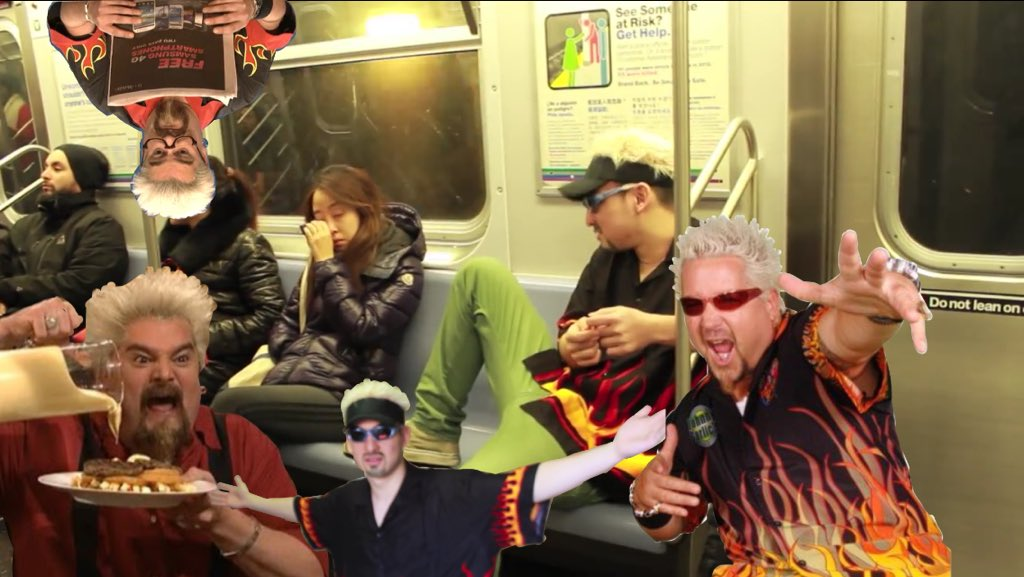
#> input picture guy.jpeg, 1024 x 577 px
$ python draw.py
#> lines starting #> are read from the running program, lines starting #| are printed output that depends on the picture; after the words box and inside, x2 and y2 are one past the last pixel; in counts of white or black regions, pixels touching at a corner belong together
import cv2 as cv
import numpy as np

# Height, width, num color channels
blankImg = np.zeros((500, 500, 3), dtype='uint8')
cv.imshow('Blank', blankImg)

# # Painting image entirely/partially green
# # blankImg[:] = 0, 255, 0
# blankImg[200:300, 200:300] = 0, 255, 0
# cv.imshow('Green', blankImg)

# Drawing a rectangle (border vs filled)
cv.rectangle(blankImg, (0,0), (250, 250), (0,255, 0), thickness=2)
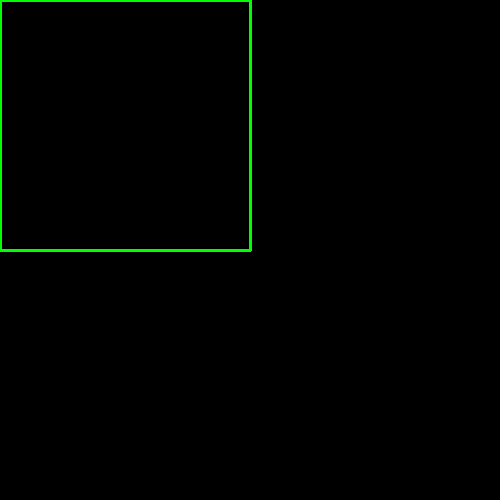
#> blankImg: shape (500, 500, 3); mean of channels 0, 1, 2 0, 2.5, 0; drawn as B, G, R
cv.rectangle(blankImg, (0,0), (250, 250), (0,255, 0), thickness=cv.FILLED)
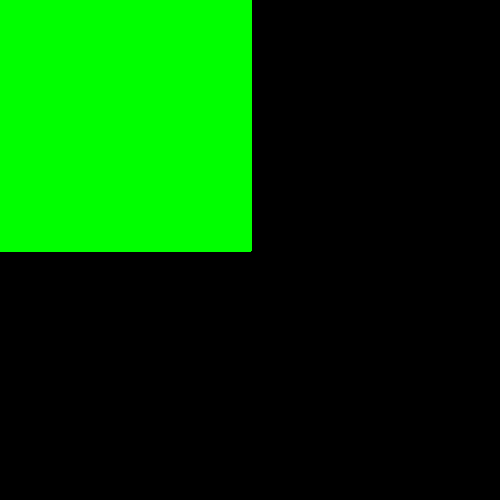
#> blankImg: shape (500, 500, 3); mean of channels 0, 1, 2 0, 64.8, 0; drawn as B, G, R

# Drawing a circle, specifying center as image midpoint, radius as 40
cv.circle(blankImg, (250, 250), 40, (0,255,0), thickness=2)

# Drawing a line
cv.line(blankImg, (100,100), (350, 350), (255, 255, 255), thickness=2)

# Writing text on an image
cv.putText(blankImg, 'Hello world', (255, 255), cv.FONT_HERSHEY_TRIPLEX, 1.0, (0, 255, 0), thickness=2)
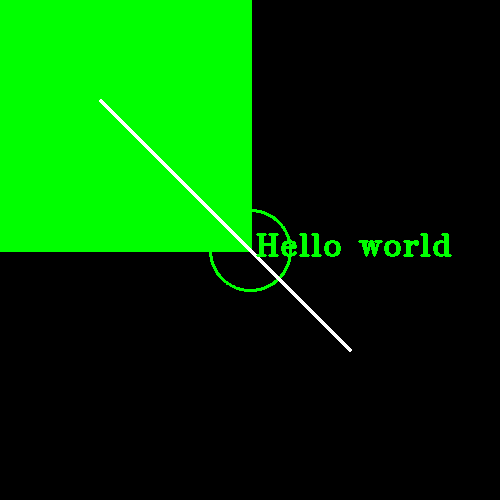
#> blankImg: shape (500, 500, 3); mean of channels 0, 1, 2 1.3, 67.7, 1.3; drawn as B, G, R

cv.imshow('Green', blankImg)

# Bitwise operations
blank = np.zeros((500, 500, 3), dtype='uint8')
rectangle = cv.rectangle(blank.copy(), (0,0), (250, 250), (0,255, 0), thickness=cv.FILLED)
circle = cv.circle(blank.copy(), (250, 250), 40, (0,255,0), thickness=cv.FILLED)
# cv.imshow('Bitwise AND', cv.bitwise_and(rectangle, circle))
# cv.imshow('Bitwise OR', cv.bitwise_or(rectangle, circle))
cv.imshow('Bitwise XOR', cv.bitwise_xor(rectangle, circle))
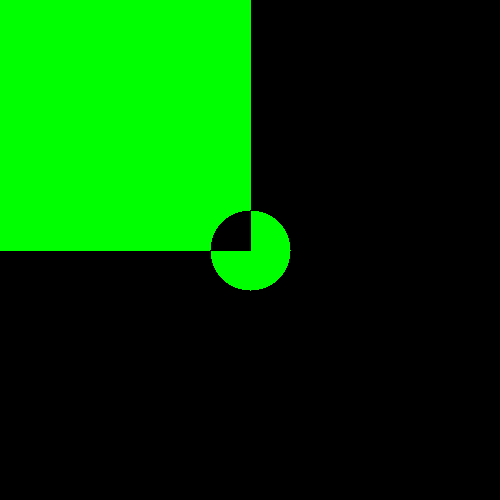
#> window 'Bitwise XOR': shape (500, 500, 3); mean B, G, R 0, 66.7, 0
cv.imshow('Bitwise NOT', cv.bitwise_not(cv.bitwise_or(rectangle,circle)))
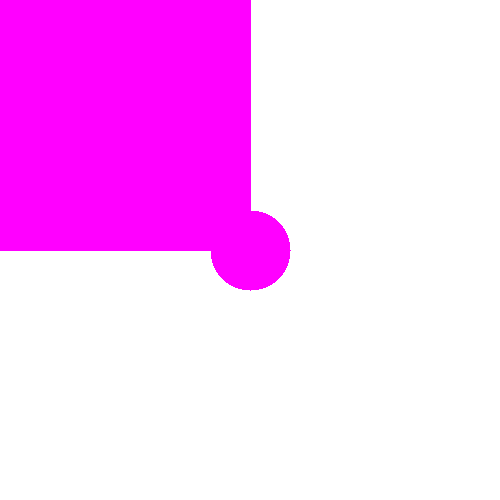
#> window 'Bitwise NOT': shape (500, 500, 3); mean B, G, R 255, 186.9, 255

# Masking
img = cv.imread('guy.jpeg')
#> img is the input picture: shape (577, 1024, 3); mean B, G, R 75.4, 107.4, 130.3
blank = np.zeros(img.shape[:2], dtype='int8')
mask = cv.circle(blank, (img.shape[1]//2+90, img.shape[0]//2-50), 100, 255, -1)
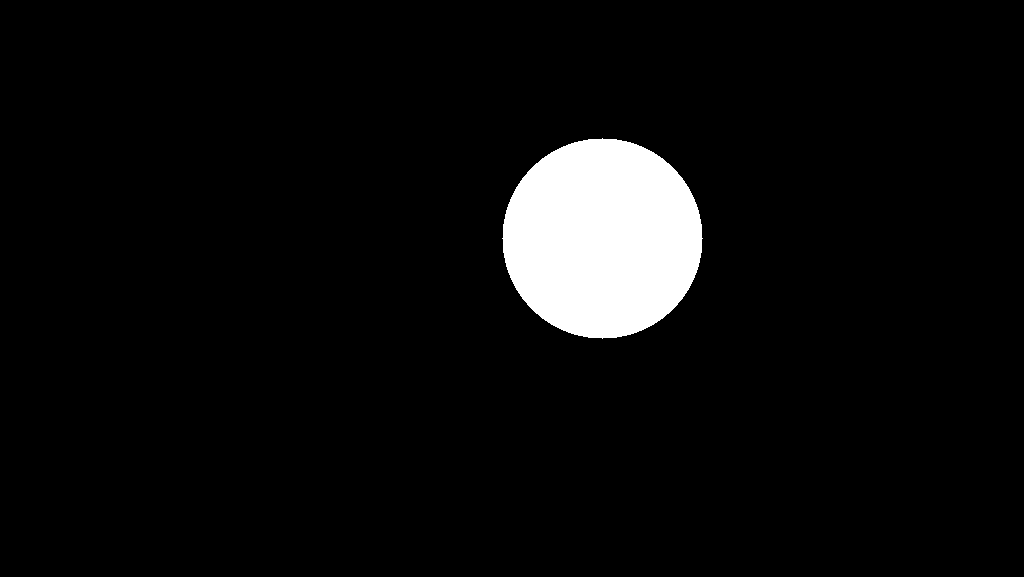
#> blank: shape (577, 1024) int8; values 0 (black) and 127 (white), 5.3% white; 1 white region, box (x1, y1, x2, y2) and area: (502, 138, 703, 339) 31417
cv.imshow('Masked Image', cv.bitwise_and(img, img, mask=mask))
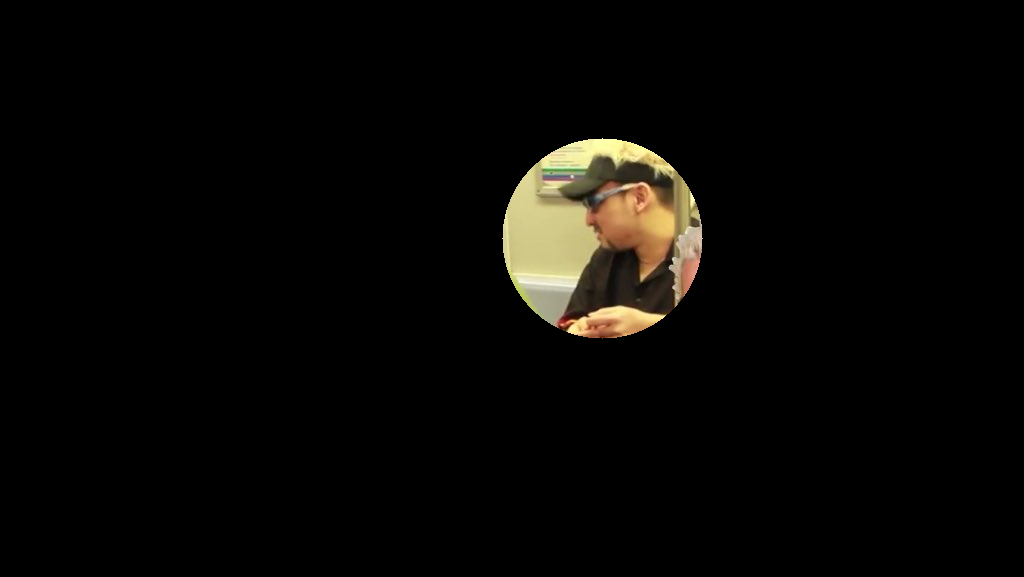
#> window 'Masked Image': shape (577, 1024, 3); mean B, G, R 5.2, 7.5, 8.6

cv.waitKey(0)
